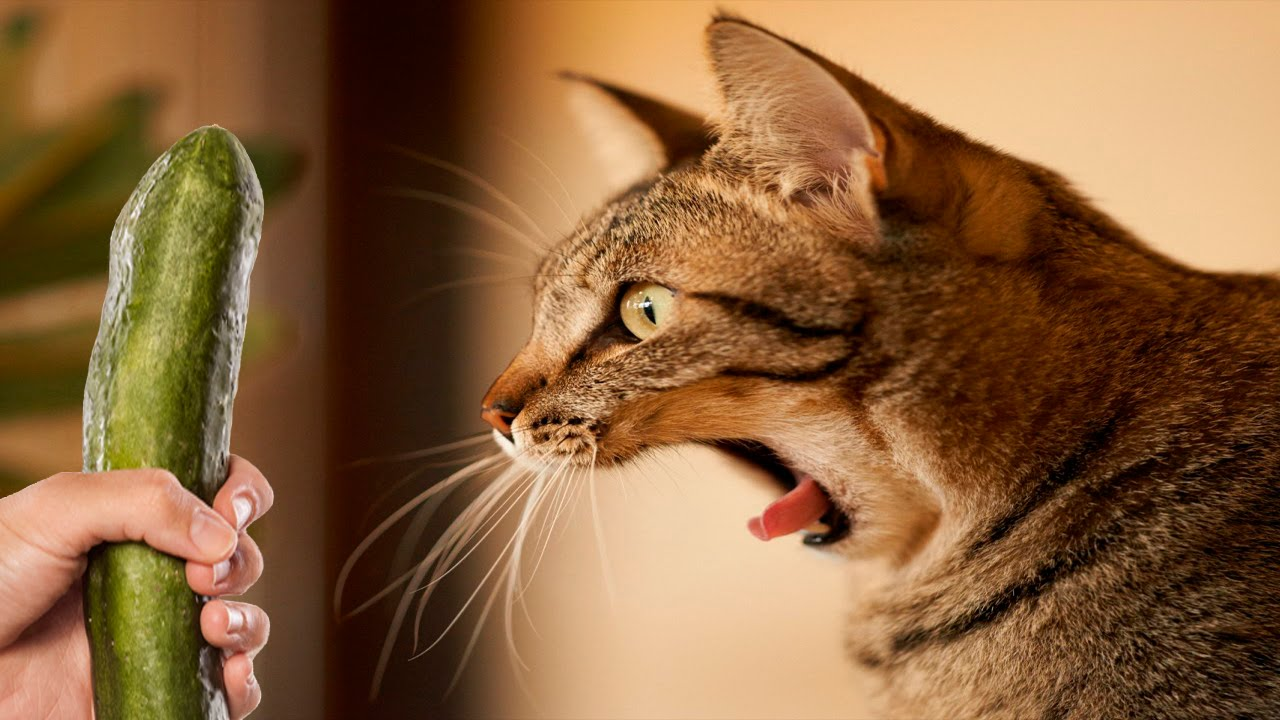
#> input picture cat1.jpg, 1280 x 720 px
$ python gaussian_noise.py   (Python 2 division)   (older library calls are emulated)
#> lines starting #> are read from the running program, lines starting #| are printed output that depends on the picture
from scipy import misc, signal, stats
import matplotlib.pyplot as plt
import random
import numpy as np
from skimage import filters


# [48 lines left out: functions gnoise, g_blur, gaussian_dist, unsharp_filter, not called in this run]


FNAME1 = 'cat1.jpg'
FNAME2 = 'solidYellowCurve2.jpg'
W = 500
H = 200

img1 = misc.imread(FNAME1, mode='L')
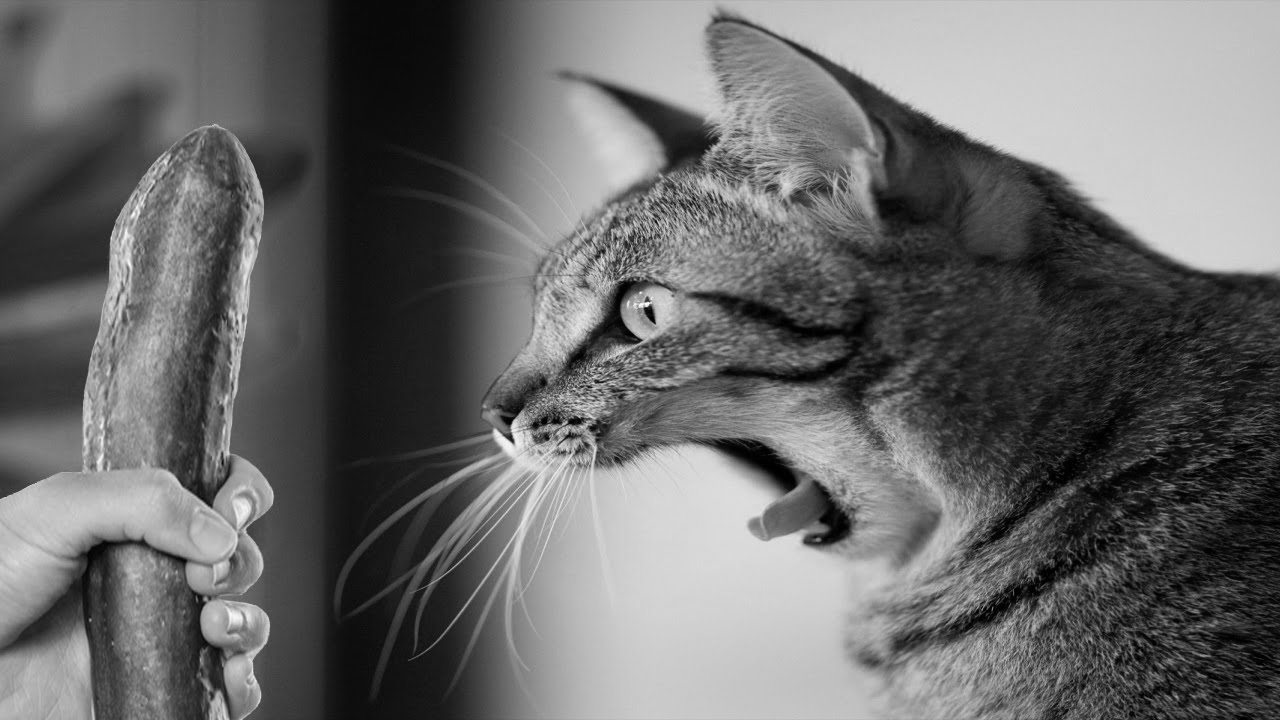
#> img1: shape (720, 1280); min 0, max 255, mean 105.7
img2 = misc.imread(FNAME2, mode='L')
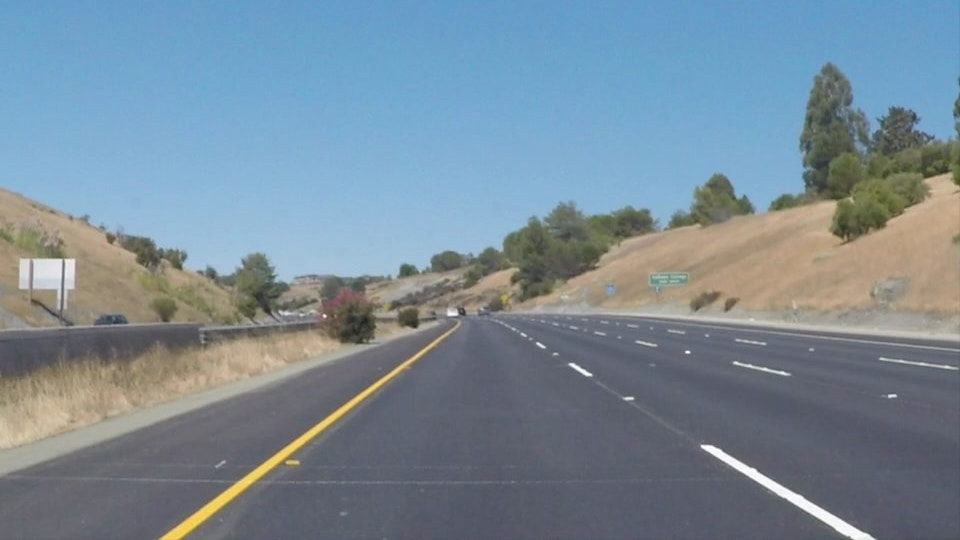
#> input picture solidYellowCurve2.jpg, 960 x 540 px
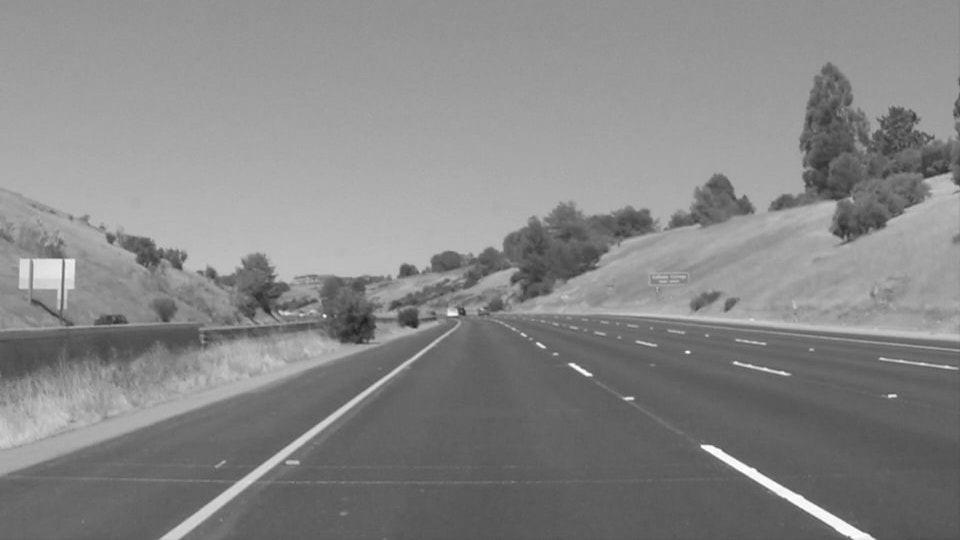
#> img2: shape (540, 960); min 32, max 255, mean 134.7

img1 = misc.imresize(img1, (H, W))
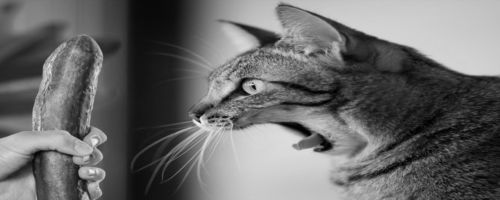
#> img1: shape (200, 500); min 0, max 240, mean 105.7
img2 = misc.imresize(img2, (H, W))
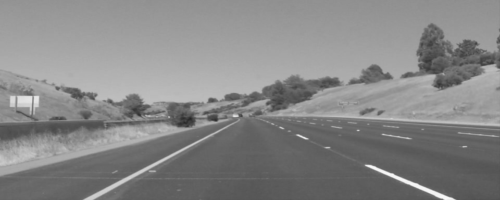
#> img2: shape (200, 500); min 37, max 250, mean 134.7

#im = gnoise(img1, sigma = 0)

my_filter = np.array([[1,1,1,1,1],
					[1,1,1,1,1],
					[1,1,1,1,1],
					[1,1,1,1,1],
					[1,1,1,1,1]])

im = signal.correlate(img2, my_filter)
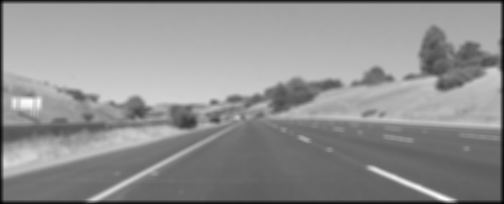
#> im: shape (204, 504) int64; min 81, max 5700, mean 3276.4; drawn with min black and max white
plt.subplot(2,1,1)
plt.imshow(img2)
plt.subplot(2,1,2)
plt.imshow(im)
plt.show()
exit()
#> (the program exits here)
